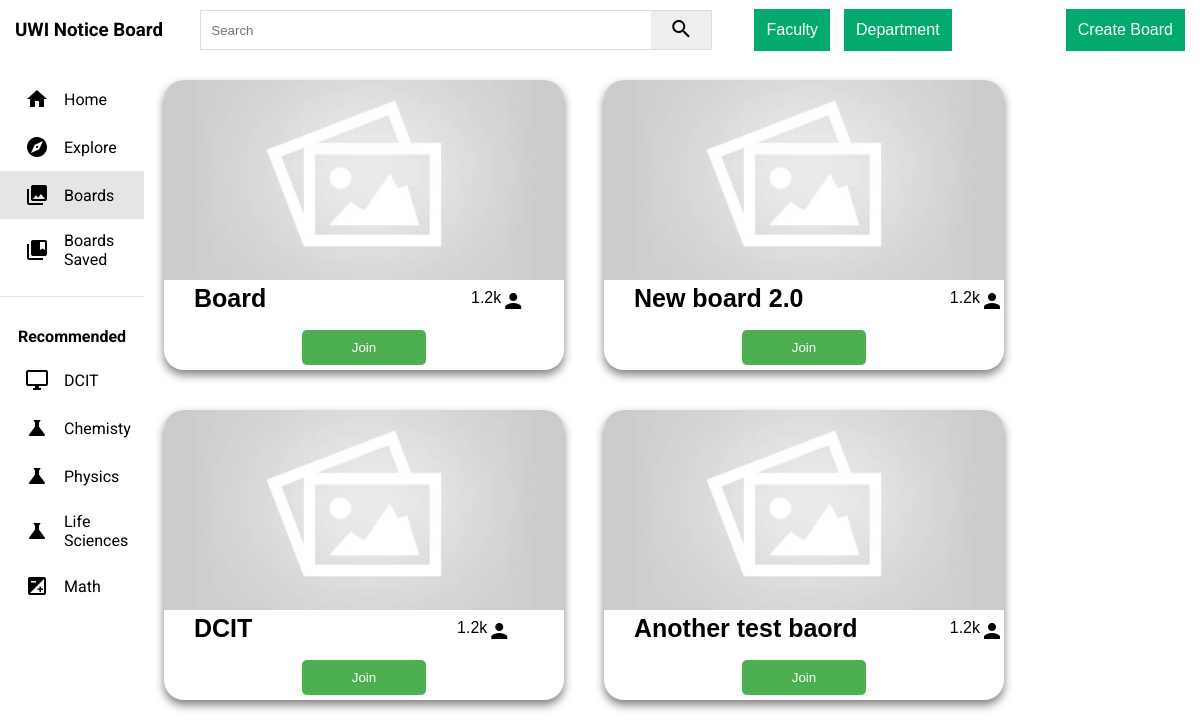
/boards, run on the app's committed database.
### App/models.py (models this page shows)
class Board(db.Model):
  id = db.Column(db.Integer, primary_key=True, autoincrement=True)
  title = db.Column(db.String(64), nullable=False)
  def toDict(self):
    return{
      "id": self.id,
      "title": self.title
    }

### App/main.py (the view)
@app.route('/boards')
def boards():
  boards = RetrieveBoards()
  return render_template('boards.html', boards=boards)

### App/models.py
class SearchForm(FlaskForm):
    search = StringField("searchCriteria", validators =[DataRequired()])
    submit = SubmitField("Submit")

### App/main.py (called while the page is built)
@app.context_processor
def base():
  searchPost = SearchForm()
  return dict(form=searchPost)

def RetrieveBoards():
  boards = Board.query.all()
  boards = [entry.toDict() for entry in boards]
  return boards

### App/templates/boards.html (shortened to what this page needs)
<!DOCTYPE html>
<html>
<head>
  <link href="static/css/boards.css" rel="stylesheet" type="text/css" />
</head>
<body>
  <header class="header">
    <div class="logo left">
      <a href='{{ url_for('home') }}'>
        <h3>UWI Notice Board</h3>
      </a>
    </div>
    <div class="search center">
      <form method="POST" action="{{ url_for('search') }}" class="d-flex">
        <input class="form-control me-2" type="search" placeholder="Search"  aria-label="Search" name="searchCriteria"/>
        <button class="btn btn-outline-secondary" type="submit"><i class="material-icons">search</i></button>
      </form>
    </div>
     <div class="icons-right">
       <div class="dropdown">
          <button class="dropbtn">Faculty</button>
        </div>
       <div class="dropdown">
          <button class="dropbtn">Department</button>
        </div>
     </div>
      <div class="create">
        <a href="{{ url_for('createBoard') }}">
          <button class="btn btn-outline-secondary" type="submit">Create Board</button>
        </a>
      </div>
  </header>
      <main>
          <div class="side-bar">
            <div class="nav">
              <a href="{{ url_for('home') }}" class="nav-link">
                <i class="material-icons">home</i>
                <span>Home</span>
              </a>
              <a class="nav-link">
                <i class="material-icons">explore</i>
                <span>Explore</span>
              </a>
              <a href="{{ url_for('boards') }}" class="nav-link active">
                <i class="material-icons">collections</i>
                <span>Boards</span>
              </a>
              <a class="nav-link">
                <i class="material-icons">collections_bookmark</i>
                <span>Boards Saved</span>
              </a>
            </div>
            <hr>
            <h4>Recommended</h4>
            <a class="nav-link">
              <i class="material-icons">desktop_windows</i>
              <span>DCIT</span>
            </a>
            <a class="nav-link">
              <i class="material-icons">science</i>
              <span>Chemisty</span>
            </a>
            <a class="nav-link">
              <i class="material-icons">science</i>
              <span>Physics</span>
            </a>
            <a class="nav-link">
              <i class="material-icons">science</i>
              <span>Life Sciences</span>
            </a>
            <a class="nav-link">
              <i class="material-icons">exposure</i>
              <span>Math</span>
            </a>
          </div>
          <div class="container">
            {% block content %}
              {% for board in boards %}
                <div class="card">
                  <div class="card-image">
                    <img src="static/images/dark.jpg">
                  </div>
                  <div class="card-content">
                    <div class="title">
                      <h3>
                        {{ board.title }}
                      </h3>
                    </div>
                    <div class="left-card">
                      <div class="u-count">
                        <p class="users-count">1.2k</p>
                      </div>
                      <div class="user-icon">
                        <i class="material-icons">person</i>
                      </div>
                    </div>
                  </div>
                  <div class="join">
                      <button>Join</button>
                    </div>
                </div>
              {% endfor %}
            {% endblock %}
          </div>
      </main>
</body>
</html>

### App/static/css/boards.css (style rules this page uses)
* { margin: 0; padding: 0; box-sizing: border-box; }
body { font-family: 'Roboto', sans-serif; }
.left { display: flex; align-items: center; }
.search { display: flex; }
.search form { display: flex; border: 1px solid #ddd; height: 40px; }
.search input { width: 450px; padding:10px; border: 0; height: 100%; border-radius: 2px 0 0 2px }
.search button { height: 100%; width: 60px; border: none; }
.create button { background-color: #04AA6D; color: white; padding: 12px; font-size: 16px; border: none; }
.dropbtn { background-color: #04AA6D; color: white; padding: 12px; font-size: 16px; border: none; }
.dropdown { position: relative; display: inline-block; padding: 5px; }
.icons-right { padding-right: 6vw; }
.header { display: flex; justify-content: space-between; align-items: center; height: 60px; padding: 15px; }
main { height: calc(100vh - 70px); display: flex; background-color: white; flex-wrap: wrap; flex-direction: column; align-content: flex-start; overflow-y: auto; }
.side-bar { height: 100%; width: 12%; background-color: white; overflow-y: hidden; position: fixed; }
.nav { width: 100%; display: flex; flex-direction: column; margin-bottom: 15px; margin-top: 15px; }
.nav-link { display: flex; align-items: center; padding: 12px 25px; }
.nav-link span { margin-left: 15px; }
.active { background: #e5e5e5; }
hr { height: 1px; background-color: #e5e5e5; border: none; margin-bottom: 30px; }
h4 { text-align: center; margin-bottom: 10px; }
.container { margin-left: 12vw; display: flex; align-items: center; flex-wrap: wrap; }
.card { position: relative; font-family: "Candara", sans-serif; width: 400px; height: 290px; margin: 20px; overflow: hidden; border-radius: 20px; box-shadow: 0px 5px 10px gray; display: flex; flex-direction: column; transition-duration: 0.4s; transition-property: transform; }
.card-image img { width: 100%; height: 25vh; border-top-left-radius: 10px; border-top-right-radius: 10px; object-fit: cover; }
.card-content { position: relative; display: flex; padding-left: 30px; }
.card-content h3 { font-size: 25px; text-align: left; width: 200%; }
.join { position: absolute; display: flex; justify-content: center; bottom: 5px; width: 100%; }
.join button { background-color: #4CAF50; border: none; color: white; padding: 10px; text-align: center; text-decoration: none; display: inline-block; border-radius: 5px; cursor: pointer; transition: background-color 0.3s; padding-left: 50px; padding-right: 50px; }
.left-card { display: flex; width: 20%; margin-left: 50%; justify-content: right; padding-top: 5px; }
a { color: black; text-decoration: none; }

### data on the page
Board: title "Board"
Board: title "New board 2.0"
Board: title "DCIT"
Board: title "Another test baord"
